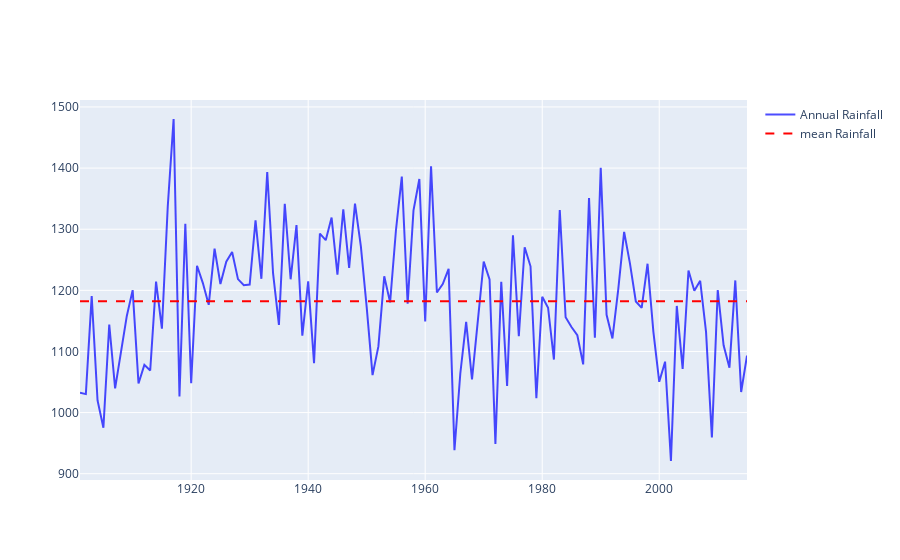

Notebook code cell kept with this figure:
### Markdown cell above
# Analyzing Annual Rainfall Trends Over Time
To understand the broader trends, we will plot three plots:

We will plot annual rainfall over time and compare it with the overall mean. This helps identify whether there is a noticeable long-term trend, such as an increase or decrease in rainfall over the years.
We will calculate the average rainfall for each month across all years. And by plotting a bar chart, we can identify the months with the highest and lowest average rainfall.
Next, we will analyze seasonal rainfall by aggregating rainfall data into four seasons: 
# Jan-Feb, Mar-May, Jun-Sep (Monsoon), and Oct-Dec.

### Code cell
import plotly.graph_objects as gh
import plotly.express as ex

# analyze trends in annual rainfall over time
annual_rainfall =  rainfall_data[['YEAR', 'ANNUAL']]

fig_annual = gh.Figure()
fig_annual.add_trace(gh.Scatter(
    x=annual_rainfall['YEAR'],
    y=annual_rainfall['ANNUAL'],
    mode='lines',
    name='Annual Rainfall',
    line=dict(color='blue', width=2),
    opacity=0.7
    ))
fig_annual.add_trace(gh.Scatter(
    x=annual_rainfall['YEAR'],
    y=[annual_rainfall['ANNUAL'].mean()]*len(annual_rainfall),
    mode='lines',
    name='mean Rainfall',
    line=dict(color='red', dash='dash')
))
fig_annual.show()
